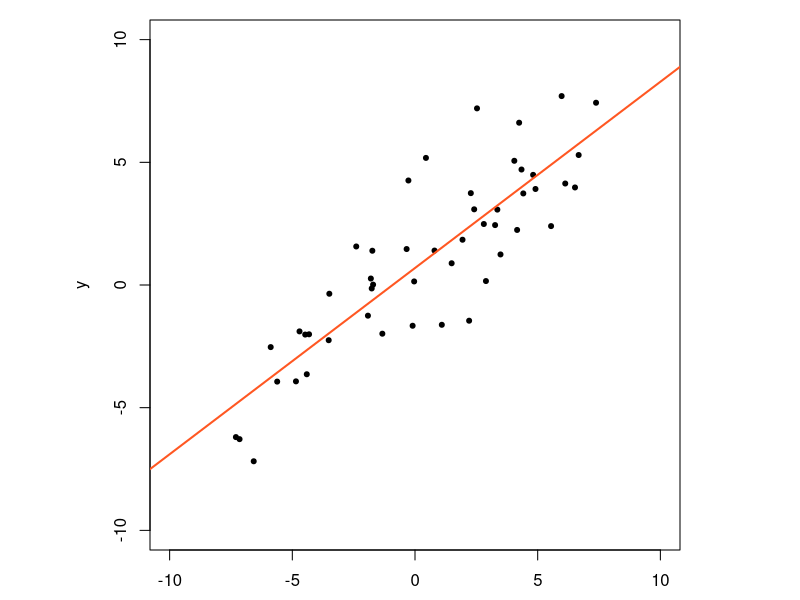
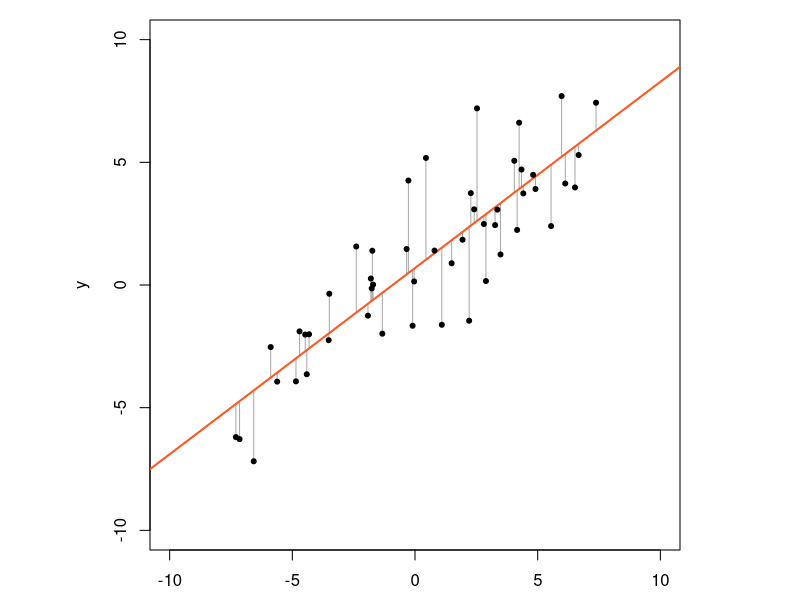

R code for these plots, in order:

set.seed(1)

n <- 50
x <- runif(n, -7.5, 7.5)
y <- 0.75*x + 0.5 + rnorm(n, sd = 2)

stopifnot(all(y > -10 & y < 10))

model <- lm(y ~ x)


pdf("lm.pdf", width = 5, height = 5)
par(
    mar = c(2.5, 2.5, 1, 1),
    pty = "s"
)

plot(x, y, pch = 20, xlim = c(-10, 10), ylim = c(-10, 10))
abline(model, lwd = 2, col = "#FF5722")

dev.off()


pdf("lm_ols.pdf", width = 5, height = 5)
par(
    mar = c(2.5, 2.5, 1, 1),
    pty = "s"
)

plot(x, y, type = "n", xlim = c(-10, 10), ylim = c(-10, 10))

alpha <- coef(model)["(Intercept)"]
beta <- coef(model)["x"]

y1 <- alpha + beta*x

segments(x, y, x, y1, col = "darkgray")
abline(model, lwd = 2, col = "#FF5722")
points(x, y, pch = 20)

dev.off()

